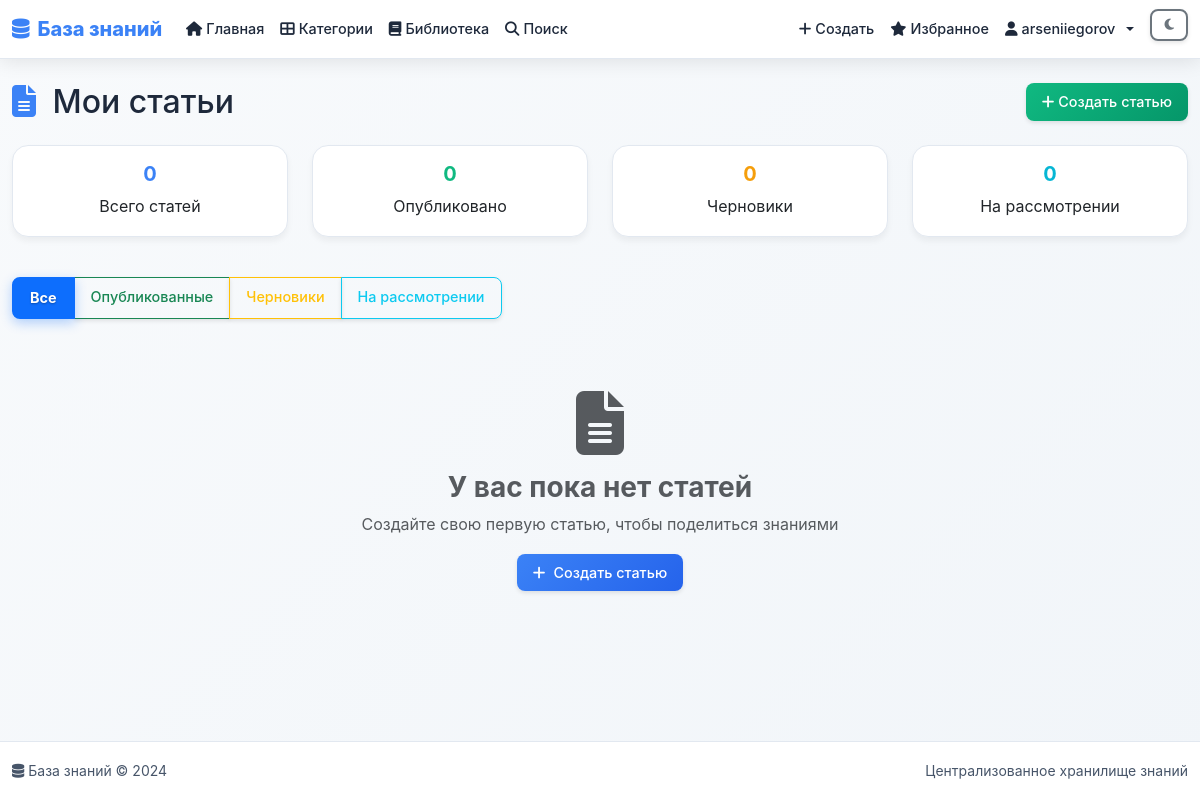
The app's page /knowledge/my-articles/ (signed in), older data.
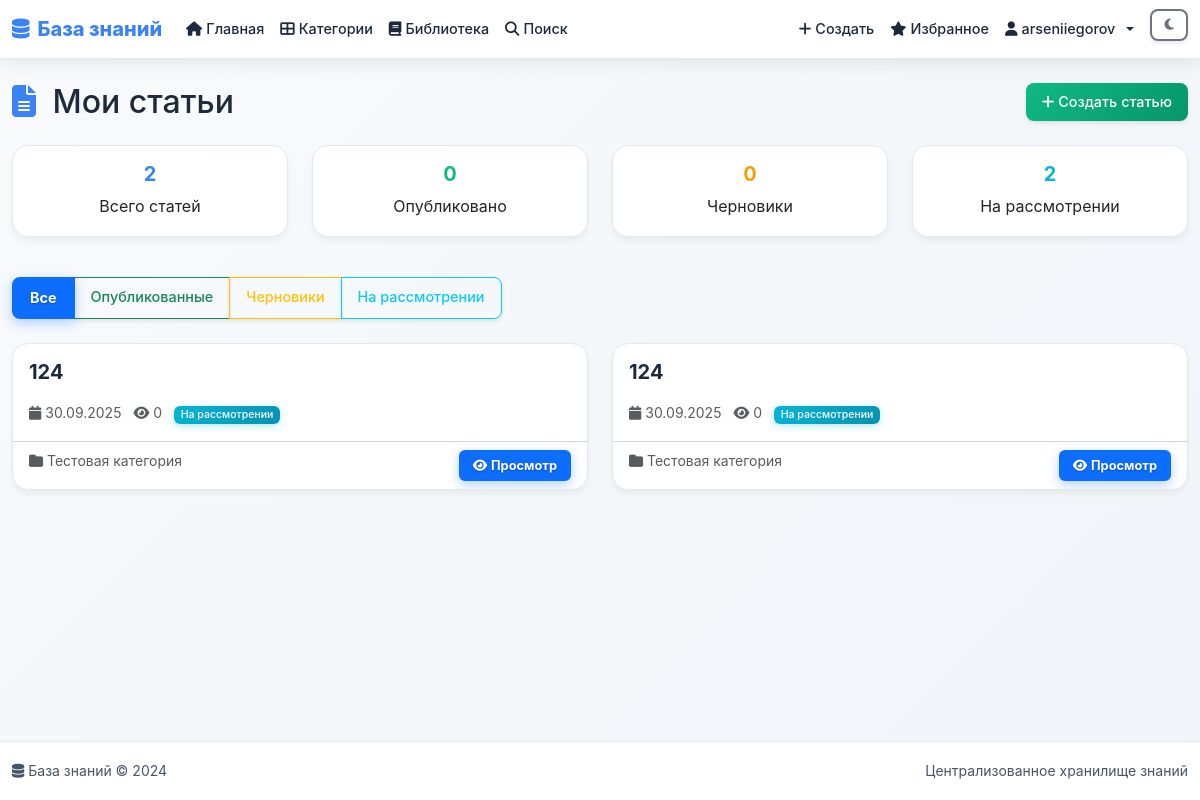
The same page, newer data.
### accounts/models.py (models this page shows, shortened)
class User(AbstractUser):
    ROLE_CHOICES = [
        ('user', 'Пользователь'),
        ('editor', 'Редактор'),
        ('admin', 'Администратор'),
    ]
    first_name = models.CharField(max_length=30, blank=True, verbose_name='Имя')
    last_name = models.CharField(max_length=30, blank=True, verbose_name='Фамилия')
    username = models.CharField(max_length=150, unique=True, verbose_name='Имя пользователя')
    email = models.EmailField(blank=True, verbose_name='Email')
    role = models.CharField(
        max_length=10,
        choices=ROLE_CHOICES,
        default='user',
        verbose_name='Роль'
    )
    phone = models.CharField(max_length=20, blank=True, verbose_name='Телефон')
    avatar = models.ImageField(
        upload_to='avatars/',
        blank=True,
        null=True,
        verbose_name='Аватар'
    )
    bio = models.TextField(blank=True, verbose_name='О себе')
    is_verified = models.BooleanField(default=False, verbose_name='Подтвержден')
    created_at = models.DateTimeField(auto_now_add=True, verbose_name='Дата создания')
    updated_at = models.DateTimeField(auto_now=True, verbose_name='Дата обновления')
    USERNAME_FIELD = 'username'
    REQUIRED_FIELDS = []
    class Meta:
        verbose_name = 'Пользователь'
        verbose_name_plural = 'Пользователи'
        ordering = ['-created_at']
    def get_full_name(self):
        return f"{self.first_name} {self.last_name}".strip() or self.username

### knowledge/models.py (models this page shows, shortened)
class Article(models.Model):
    STATUS_CHOICES = [
        ('draft', 'Черновик'),
        ('pending', 'На рассмотрении'),
        ('published', 'Опубликовано'),
        ('archived', 'Архив'),
    ]
    title = models.CharField(max_length=200, verbose_name='Заголовок')
    slug = models.SlugField(unique=True, verbose_name='URL')
    content = models.TextField(verbose_name='Содержание')
    excerpt = models.TextField(max_length=500, blank=True, verbose_name='Краткое описание')
    category = models.ForeignKey(
        Category,
        on_delete=models.CASCADE,
        related_name='articles',
        verbose_name='Категория'
    )
    author = models.ForeignKey(
        User,
        on_delete=models.CASCADE,
        related_name='authored_articles',
        verbose_name='Автор'
    )
    status = models.CharField(
        max_length=10,
        choices=STATUS_CHOICES,
        default='draft',
        verbose_name='Статус'
    )
    tags = models.CharField(max_length=200, blank=True, verbose_name='Теги')
    views_count = models.PositiveIntegerField(default=0, verbose_name='Просмотры')
    is_featured = models.BooleanField(default=False, verbose_name='Рекомендуемая')
    allow_comments = models.BooleanField(default=True, verbose_name='Разрешить комментарии')
    created_at = models.DateTimeField(auto_now_add=True, verbose_name='Дата создания')
    updated_at = models.DateTimeField(auto_now=True, verbose_name='Дата обновления')
    published_at = models.DateTimeField(null=True, blank=True, verbose_name='Дата публикации')
    class Meta:
        verbose_name = 'Статья'
        verbose_name_plural = 'Статьи'
        ordering = ['-created_at']

class Category(models.Model):
    name = models.CharField(max_length=100, verbose_name='Название')
    slug = models.SlugField(unique=True, verbose_name='URL')
    description = models.TextField(blank=True, verbose_name='Описание')
    icon = models.CharField(max_length=50, blank=True, verbose_name='Иконка')
    color = models.CharField(max_length=7, default='#007bff', verbose_name='Цвет')
    is_active = models.BooleanField(default=True, verbose_name='Активна')
    order = models.PositiveIntegerField(default=0, verbose_name='Порядок')
    created_at = models.DateTimeField(auto_now_add=True, verbose_name='Дата создания')
    updated_at = models.DateTimeField(auto_now=True, verbose_name='Дата обновления')
    class Meta:
        verbose_name = 'Категория'
        verbose_name_plural = 'Категории'
        ordering = ['order', 'name']

### knowledge/views.py (the view)
# urls.py: path('my-articles/', views.my_articles_view, name='my_articles'),
@login_required
def my_articles_view(request):
    articles = Article.objects.filter(author=request.user).order_by('-created_at')
    status_filter = request.GET.get('status', 'all')
    if status_filter != 'all':
        articles = articles.filter(status=status_filter)
    paginator = Paginator(articles, 12)
    page_number = request.GET.get('page')
    page_obj = paginator.get_page(page_number)
    stats = {
        'total': Article.objects.filter(author=request.user).count(),
        'published': Article.objects.filter(author=request.user, status='published').count(),
        'draft': Article.objects.filter(author=request.user, status='draft').count(),
        'pending': Article.objects.filter(author=request.user, status='pending').count(),
    }
    context = {
        'page_obj': page_obj,
        'articles': page_obj,
        'status_filter': status_filter,
        'stats': stats,
    }
    return render(request, 'knowledge/my_articles.html', context)

### templates/knowledge/my_articles.html (shortened to what this page needs)
{% extends 'base.html' %}
{% load knowledge_extras %}
{% block content %}
<div class="container mt-4">
    <div class="row">
        <div class="col-12">
            <div class="d-flex justify-content-between align-items-center mb-4">
                <h1 class="h2 mb-0">
                    <i class="fas fa-file-alt text-primary me-2"></i>
                    Мои статьи
                </h1>
                <a href="{% url 'knowledge:create_article' %}" class="btn btn-success">
                    <i class="fas fa-plus me-1"></i>Создать статью
                </a>
            </div>
        </div>
    </div>
    <div class="row mb-4">
        <div class="col-md-3 mb-3">
            <div class="card text-center">
                <div class="card-body">
                    <h5 class="card-title text-primary">{{ stats.total }}</h5>
                    <p class="card-text">Всего статей</p>
                </div>
            </div>
        </div>
        <div class="col-md-3 mb-3">
            <div class="card text-center">
                <div class="card-body">
                    <h5 class="card-title text-success">{{ stats.published }}</h5>
                    <p class="card-text">Опубликовано</p>
                </div>
            </div>
        </div>
        <div class="col-md-3 mb-3">
            <div class="card text-center">
                <div class="card-body">
                    <h5 class="card-title text-warning">{{ stats.draft }}</h5>
                    <p class="card-text">Черновики</p>
                </div>
            </div>
        </div>
        <div class="col-md-3 mb-3">
            <div class="card text-center">
                <div class="card-body">
                    <h5 class="card-title text-info">{{ stats.pending }}</h5>
                    <p class="card-text">На рассмотрении</p>
                </div>
            </div>
        </div>
    </div>
    <div class="row mb-4">
        <div class="col-12">
            <div class="btn-group" role="group">
                <a href="?status=all" class="btn btn-outline-primary {% if status_filter == 'all' %}active{% endif %}">
                    Все
                </a>
                <a href="?status=published" class="btn btn-outline-success {% if status_filter == 'published' %}active{% endif %}">
                    Опубликованные
                </a>
                <a href="?status=draft" class="btn btn-outline-warning {% if status_filter == 'draft' %}active{% endif %}">
                    Черновики
                </a>
                <a href="?status=pending" class="btn btn-outline-info {% if status_filter == 'pending' %}active{% endif %}">
                    На рассмотрении
                </a>
            </div>
        </div>
    </div>
    {% if articles %}
    <div class="row">
        {% for article in articles %}
        <div class="col-md-6 mb-4">
            <div class="card h-100">
                <div class="card-body">
                    <h5 class="card-title">
                        {% if article.slug %}
                            <a href="{% url 'knowledge:article_detail' article.slug %}" class="article-title-link">
                                {{ article.title }}
                            </a>
                        {% else %}
                            <span class="text-muted">{{ article.title }}</span>
                        {% endif %}
                    </h5>
                    <div class="article-meta">
                        <small class="text-muted">
                            <i class="fas fa-calendar me-1"></i>{{ article.created_at|date:"d.m.Y" }}
                            <i class="fas fa-eye ms-2 me-1"></i>{{ article.views_count }}
                            <span class="badge ms-2
                                {% if article.status == 'published' %}bg-success
                                {% elif article.status == 'draft' %}bg-warning
                                {% elif article.status == 'pending' %}bg-info
                                {% else %}bg-secondary{% endif %}">
                                {% if article.status == 'published' %}Опубликовано
                                {% elif article.status == 'draft' %}Черновик
                                {% elif article.status == 'pending' %}На рассмотрении
                                {% else %}{{ article.status }}{% endif %}
                            </span>
                        </small>
                    </div>
                </div>
                <div class="card-footer bg-transparent">
                    <div class="d-flex justify-content-between">
                        <small class="text-muted">
                            <i class="fas fa-folder me-1"></i>{{ article.category.name }}
                        </small>
                        {% if article.slug %}
                        <a href="{% url 'knowledge:article_detail' article.slug %}" class="btn btn-outline-primary btn-sm">
                            <i class="fas fa-eye me-1"></i>Просмотр
                        </a>
                        {% endif %}
                    </div>
                </div>
            </div>
        </div>
        {% endfor %}
    </div>
    {% else %}
    <div class="text-center py-5">
        <i class="fas fa-file-alt text-muted" style="font-size: 4rem;"></i>
        <h3 class="mt-3 text-muted">У вас пока нет статей</h3>
        <p class="text-muted">Создайте свою первую статью, чтобы поделиться знаниями</p>
        <a href="{% url 'knowledge:create_article' %}" class="btn btn-primary">
            <i class="fas fa-plus me-2"></i>Создать статью
        </a>
    </div>
    {% endif %}
</div>
{% endblock %}

### templates/base.html (shortened to what this page needs)
<!DOCTYPE html>
<html lang="ru" data-bs-theme="light">
<head>
    {% load static %}
    <link href="https://cdn.jsdelivr.net/npm/bootstrap@5.3.0/dist/css/bootstrap.min.css" rel="stylesheet">
    <link href="https://cdnjs.cloudflare.com/ajax/libs/font-awesome/6.4.0/css/all.min.css" rel="stylesheet">
    <link href="{% static 'css/prosemirror.css' %}" rel="stylesheet">
</head>
<body>
    <nav class="navbar navbar-expand-lg navbar-light">
        <div class="container">
            <a class="navbar-brand" href="{% url 'knowledge:home' %}">
                <i class="fas fa-database me-2"></i>База знаний
            </a>
            <div class="collapse navbar-collapse" id="navbarNav">
                <ul class="navbar-nav me-auto">
                    <li class="nav-item">
                        <a class="nav-link" href="{% url 'knowledge:home' %}">
                            <i class="fas fa-home me-1"></i>Главная
                        </a>
                    </li>
                    <li class="nav-item">
                        <a class="nav-link" href="{% url 'knowledge:category_list' %}">
                            <i class="fas fa-th-large me-1"></i>Категории
                        </a>
                    </li>
                    <li class="nav-item">
                        <a class="nav-link" href="{% url 'books:book_list' %}">
                            <i class="fas fa-book me-1"></i>Библиотека
                        </a>
                    </li>
                    <li class="nav-item">
                        <a class="nav-link" href="{% url 'knowledge:search' %}">
                            <i class="fas fa-search me-1"></i>Поиск
                        </a>
                    </li>
                </ul>
                <ul class="navbar-nav">
                    {% if user.is_authenticated %}
                        <li class="nav-item">
                            <a class="nav-link" href="{% url 'knowledge:create_article' %}" title="Создать статью">
                                <i class="fas fa-plus me-1"></i>Создать
                            </a>
                        </li>
                        <li class="nav-item">
                            <a class="nav-link" href="{% url 'knowledge:my_favorites' %}" title="Избранное">
                                <i class="fas fa-star me-1"></i>Избранное
                            </a>
                        </li>
                        <li class="nav-item dropdown">
                            <a class="nav-link dropdown-toggle" href="#" id="navbarDropdown" role="button" data-bs-toggle="dropdown" aria-expanded="false">
                                <i class="fas fa-user me-1"></i>{{ user.get_full_name|default:user.username }}
                            </a>
                        </li>
                        <li class="nav-item">
                            <button class="btn btn-outline-secondary btn-sm ms-2" id="theme-toggle" title="Переключить тему">
                                <i class="fas fa-moon" id="theme-icon"></i>
                            </button>
                        </li>
                    {% endif %}
                </ul>
            </div>
        </div>
    </nav>
    <main class="main-content">
        {% block content %}{% endblock %}
    </main>
    <footer class="footer">
        <div class="container-fluid">
            <div class="row align-items-center">
                <div class="col-md-6">
                    <small><i class="fas fa-database me-1"></i>База знаний &copy; 2024</small>
                </div>
                <div class="col-md-6 text-end">
                    <small>Централизованное хранилище знаний</small>
                </div>
            </div>
        </div>
    </footer>
</body>
</html>

Row changes from the older to the newer data that the page shows:
added Article: title "124", created_at "30.09.2025", views_count "0", status "На рассмотрении", category.name "Тестовая категория", slug "124-1" (drawn)
added Article: title "124", created_at "30.09.2025", views_count "0", status "На рассмотрении", category.name "Тестовая категория", slug "124" (drawn)
Text that changed along with them:
{{ stats.total }}: "0" → "2"
{{ stats.pending }}: "0" → "2"
text no longer shown: "У вас пока нет статей Создайте свою первую статью, чтобы поделиться знаниями Создать статью"
